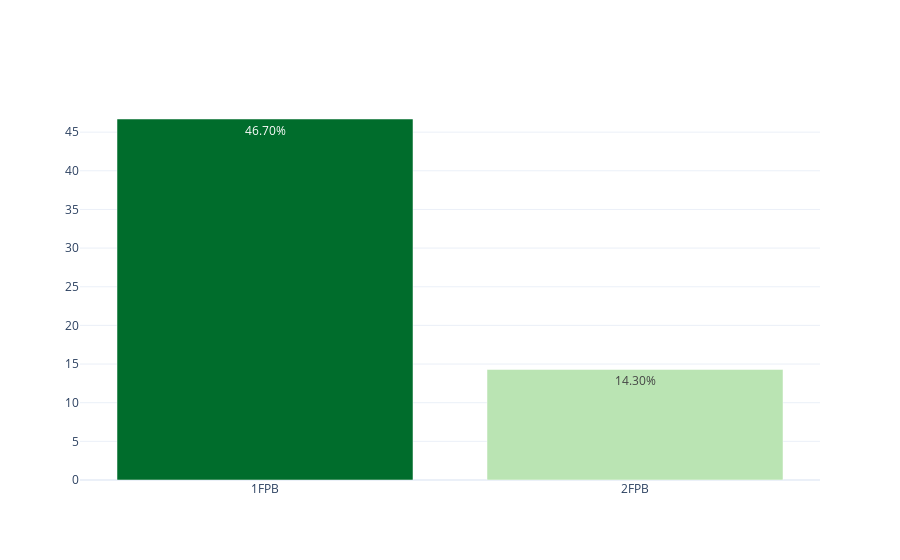

The code cell stored with this chart in its notebook:
### Markdown cell above
## FPB

### Code cell
dfc_FPB = loaders.get_data_by_stages(dfc, 'FPB')
myplotly.bar_simple(dfc_FPB.index, dfc_FPB['éxito'])

### Figure 1 — Plotly figure (JSON) as saved in the notebook; plotly's stock layout.template omitted (floating-point values rounded to 4 significant figures)
{"data": [{"hoverinfo": "x+text", "marker": {"color": [46.7, 14.3], "colorscale": [[0, "rgb(186,228,179)"], [0.3333, "rgb(116,196,118)"], [0.6667, "rgb(49,163,84)"], [1, "rgb(0,109,44)"]]}, "text": ["46.70%", "14.30%"], "type": "bar", "x": ["1FPB", "2FPB"], "y": [46.7, 14.3]}], "layout": {"title": {"text": ""}}}
